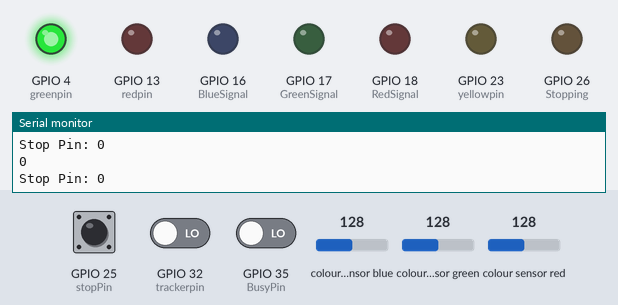
Recording of a sketch running on a simulated ESP32. On the bench: output pins drawn as LEDs (lit = HIGH), the last lines printed to the serial monitor. The test bench sets the inputs (shaded band); at power-on: GPIO 25 (stopPin) LOW, GPIO 35 (BusyPin) LOW, GPIO 32 (trackerpin) LOW, colour sensor blue 128, colour sensor green 128, colour sensor red 128.

Above: at 1.2 s.
1.3 s: GPIO 25 (stopPin) pulled HIGH for 0.15 s
At 1.38 s:
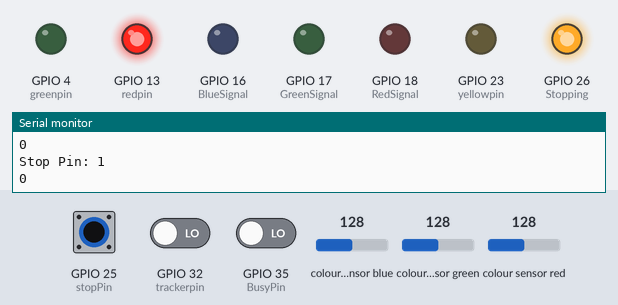
2.9 s: GPIO 35 (BusyPin) driven HIGH
At 4.1 s:
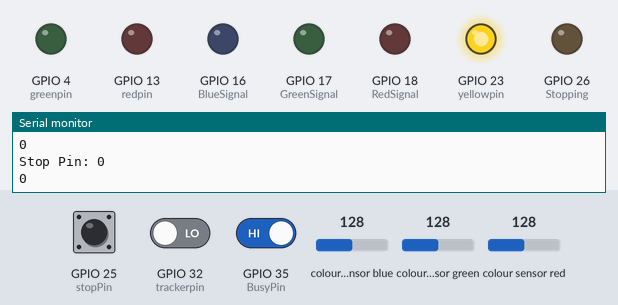
4.4 s: GPIO 32 (trackerpin) driven HIGH
5.9 s: colour sensor blue set to 131
At 7.1 s:
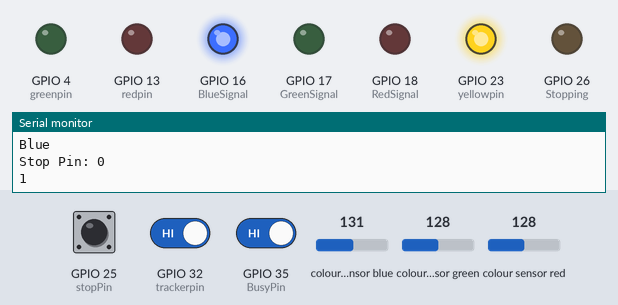
7.4 s: colour sensor green set to 191
At 8.0 s:
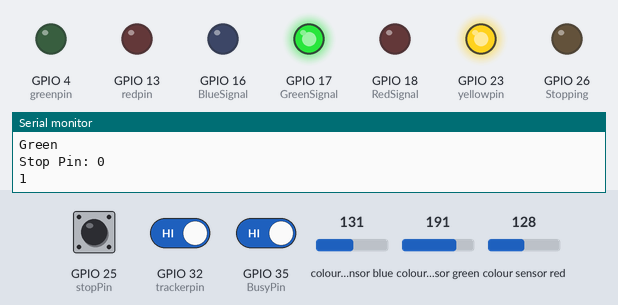
8.9 s: colour sensor red set to 250
At 9.2 s:
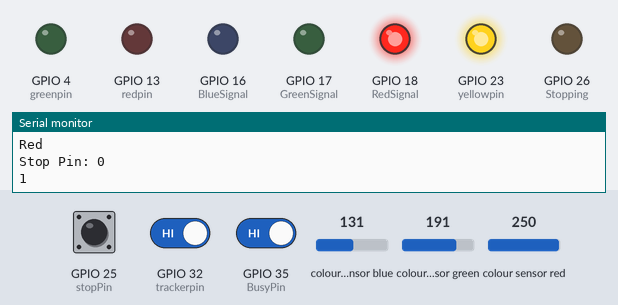
Timing chart, 0 to 11.4 s (numbered marks = the images above; inputs shaded):
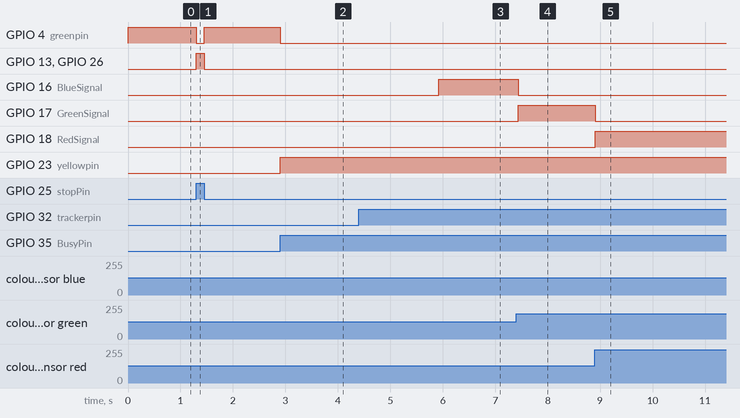

Measured:
- the behaviour switches between 128 and 129 on colour sensor blue (found by bisection; images 2 and 3)
- after the input at 1.3 s, GPIO 4 (greenpin): HIGH → LOW at once, → HIGH 0.15 s later; GPIO 13 (redpin), GPIO 26 (Stopping): LOW → HIGH at once, → LOW 0.15 s later
- after the input at 2.9 s, GPIO 4 (greenpin): HIGH → LOW at once; GPIO 23 (yellowpin): LOW → HIGH at once
- after the input at 5.9 s, GPIO 16 (BlueSignal): LOW → HIGH at once
- after the input at 7.4 s, GPIO 16 (BlueSignal): HIGH → LOW at once; GPIO 17 (GreenSignal): LOW → HIGH at once
- after the input at 8.9 s, GPIO 17 (GreenSignal): HIGH → LOW at once; GPIO 18 (RedSignal): LOW → HIGH at once

The sketch:

ESPCode.ino
```cpp
#include <Wire.h>
#include "Adafruit_TCS34725.h"

/* Example code for the Adafruit TCS34725 breakout library */

/* Connect SCL    to analog 5
   Connect SDA    to analog 4
   Connect VDD    to 3.3V DC
   Connect GROUND to common ground */

/* Initialise with default values (int time = 2.4ms, gain = 1x) */
// Adafruit_TCS34725 tcs = Adafruit_TCS34725();

/* Initialise with specific int time and gain values */
Adafruit_TCS34725 tcs = Adafruit_TCS34725(TCS34725_INTEGRATIONTIME_614MS, TCS34725_GAIN_1X);


const int redpin = 13;
const int yellowpin = 23;
const int greenpin = 4;

const int ConstantGND = 34;
const int BusyPin = 35;
const int BlueSignal = 16;
const int GreenSignal = 17;
const int RedSignal = 18;

const int stopPin = 25;
const int Stopping = 26;

const int trackerpin = 32;

void setup(void) {
  Serial.begin(19200);

  if (tcs.begin()) {
    Serial.println("Found sensor");
  } else {
    Serial.println("No TCS34725 found ... check your connections");
    while (1);
  }
  pinMode(ConstantGND, INPUT);
  pinMode(BusyPin, INPUT);

  pinMode(trackerpin, INPUT);

  pinMode(BlueSignal, OUTPUT);
  pinMode(GreenSignal, OUTPUT);
  pinMode(RedSignal, OUTPUT);

  pinMode(redpin, OUTPUT);
  pinMode(yellowpin, OUTPUT);
  pinMode(greenpin, OUTPUT);

  pinMode(stopPin, INPUT);
  pinMode(Stopping, OUTPUT);
}

void loop(void) {
  Serial.println("Stop Pin: " + String(digitalRead(stopPin)));
  Serial.println(digitalRead(trackerpin));
  if(digitalRead(BusyPin) == 1){
    digitalWrite(redpin, LOW);
    digitalWrite(yellowpin, HIGH);
    digitalWrite(greenpin, LOW);
  }else if (digitalRead(stopPin) == 1){
    digitalWrite(redpin, HIGH);
    digitalWrite(yellowpin, LOW);
    digitalWrite(greenpin, LOW);
    digitalWrite(Stopping, HIGH);
  } else{
    digitalWrite(redpin, LOW);
    digitalWrite(yellowpin, LOW);
    digitalWrite(greenpin, HIGH);
  }
  if(digitalRead(trackerpin) == 1){
    DoColor();
  }else{
    digitalWrite(RedSignal, LOW);
    digitalWrite(BlueSignal, LOW);
    digitalWrite(GreenSignal, LOW);
  }
  if(digitalRead(stopPin) == 0){
    digitalWrite(Stopping, LOW);
  }
}

void DoColor(){
  uint16_t r, g, b, c, colorTemp, lux;

  tcs.getRawData(&r, &g, &b, &c);
  // colorTemp = tcs.calculateColorTemperature(r, g, b);
  colorTemp = tcs.calculateColorTemperature_dn40(r, g, b, c);
  lux = tcs.calculateLux(r, g, b);


  Serial.print("R: "); Serial.print(r, DEC); Serial.print(" ");
  Serial.print("G: "); Serial.print(g, DEC); Serial.print(" ");
  Serial.print("B: "); Serial.print(b, DEC); Serial.print(" ");
  Serial.println(" ");
  test(r, g, b);
}

void test(unsigned int R, unsigned int G, unsigned int B){
  if(R > G && R > B){
    Serial.println("Red");
    digitalWrite(RedSignal, HIGH);
    digitalWrite(BlueSignal, LOW);
    digitalWrite(GreenSignal, LOW);
  } else if(G > B && G > R){
    Serial.println("Green");
    digitalWrite(RedSignal, LOW);
    digitalWrite(BlueSignal, LOW);
    digitalWrite(GreenSignal, HIGH);

  } else if(B > R && B > G){

    Serial.println("Blue");
    digitalWrite(RedSignal, LOW);
    digitalWrite(BlueSignal, HIGH);
    digitalWrite(GreenSignal, LOW);

  }

  else{
    Serial.println("Other");
    digitalWrite(RedSignal, LOW);
    digitalWrite(BlueSignal, LOW);
    digitalWrite(GreenSignal, LOW);
  }
}
```
